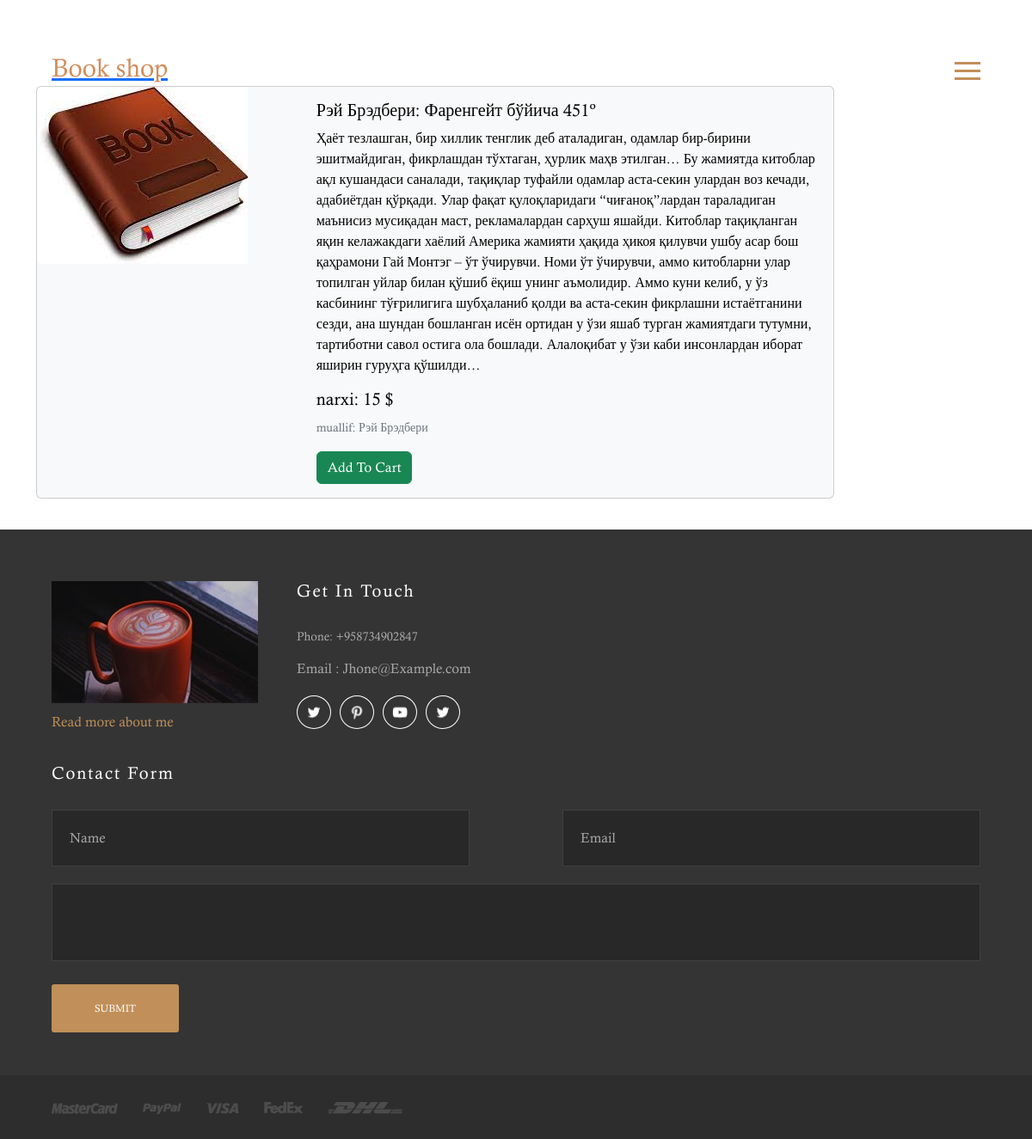
The app's page /add/5/ with its own data.
### book/models.py (models this page shows, shortened)
class Book(models.Model):
    book_name = models.CharField(max_length=200)
    about = models.CharField(max_length=10000)
    price = models.PositiveIntegerField()
    muallif = models.CharField(max_length=200)
    image = models.ImageField(upload_to='images/')

### book/views.py (the view)
# urls.py: path('add/<int:pk>/', AddProducts.as_view(), name='addproduct'),
class AddProducts(DetailView):
    model = Book
    template_name = "addproduct.html"

### templates/addproduct.html (shortened to what this page needs)
<!DOCTYPE html>
<html lang="en">
<head>
	<link rel="stylesheet" href="/static/css/style.css">
	<link rel="stylesheet" href="/static/css/slick.css">
<link href="https://cdn.jsdelivr.net/npm/bootstrap@5.2.0-beta1/dist/css/bootstrap.min.css" rel="stylesheet">
</head>
<body>
	<nav class="site-navigation">
		<div class="site-navigation-inner site-container" >
			<a href="/"><h1 style="color: rgb(210, 141, 92); font-size: 30px;">Book shop</h1></a>
			<div id="myBtn" class="burger-container" onclick="myFunction(this)">
				<div class="bar1"></div>
				<div class="bar2"></div>
				<div class="bar3"></div>
			</div>
		</div>
    </nav>
    <div  class="container align-items-center">
        <div class="card text-bg-light mb-3" style="max-width: 58rem;  top: 100px;">
            <div class="row g-0">
                <div class="col-md-4">
                    <img src="{{ object.image.url }}" class="img-fluid rounded-start" alt="...">
          </div>
          <div class="col-md-8">
            <div class="card-body">
                <h5 class="card-title">{{object.book_name}}</h5>
                <p class="card-text">{{object.about}}</p>
                <h5 class="card-title">narxi: {{object.price}} $</h5>
                <p class="card-text"><small class="text-muted">muallif: {{object.muallif}}</small></p>
                <a href="{% url 'addtocart' object.id %}" class="btn btn-success">Add To Cart</a>
            </div>
        </div>
    </div>
</div>
</div>
<br><br><br><br><br>
<footer class="site-footer">
    <div class="site-container">
        <div class="footer-inner">
            <div class="footer-info">
                <div class="footer-info__left">
                    <img src="/static/images/footer-img.jpg" alt="about me image">
                    <p>Read more about me</p>
                </div>
                <div class="footer-info__right">
                    <h5>Get In Touch</h5>
                    <p class="footer-phone">Phone: +958734902847</p>
                    <p>Email : Jhone@Example.com</p>
                    <div class="social-icons">
                        <a href="#" target="_blank"><img src="/static/images/social-twitter.png" alt="social icon"></a>
                        <a href="#" target="_blank"><img src="/static/images/social-pinterest.png" alt="social icon"></a>
                        <a href="#" target="_blank"><img src="/static/images/social-youtube.png" alt="social icon"></a>
                        <a href="#" target="_blank"><img src="/static/images/social-twitter.png" alt="social icon"></a>
                    </div>
                </div>
            </div>
            <div class="footer-contact-form">
                <h5>Contact Form</h5>
                <form class="contact-form">
                    <div class="contact-form__input">
                        <input type="text" name="name" placeholder="Name">
                        <input type="email" name="email" placeholder="Email">
                    </div>
                    <textarea></textarea>
                    <input type="submit" name="submit" value="Submit" class="submit-button">
                </form>
            </div>
        </div>
    </div>
    <div class="footer-bottom">
        <div class="site-container footer-bottom-inner">
            <div class="footer-bottom__img">
                <img src="/static/images/footer-mastercard.png" alt="footer image">
                <img src="/static/images/footer-paypal.png" alt="footer image">
                <img src="/static/images/footer-visa.png" alt="footer image">
                <img src="/static/images/footer-fedex.png" alt="footer image">
                <img src="/static/images/footer-dhl.png" alt="footer image">
            </div>
        </div>
    </div>
</footer>
</body>
</html>

### static/css/style.css (style rules this page uses)
* { margin: 0; padding: 0; font-family: "Calisto-MT"; }
.site-container { width: 1115px; margin: 0 auto; }
@media (max-width: 1250px) { .site-container { width: 90%; } }
.site-navigation { position: absolute; top: 4.6%; width: 100%; z-index: 2; }
.site-navigation-inner { display: flex; align-items: center; justify-content: space-between; }
.burger-container { cursor: pointer; z-index: 3; }
.bar1, .bar2, .bar3 { width: 30px; height: 3px; background-color: #c18f59; margin: 6px 0; transition: 0.4s; }
.social-icons a { position: relative; border: 1px solid white; border-radius: 50%; padding: 13px 23px; margin-right: 10px; transition: 0.3s ease; }
.social-icons img { position: absolute; left: 50%; top: 50%; transform: translate(-50%, -50%); }
.site-footer { padding-top: 120px; background-color: #343434; }
@media (max-width: 1250px) { .site-footer { padding-top: 60px; } }
.footer-inner { display: flex; justify-content: space-between; padding-bottom: 95px; }
.footer-inner h5 { margin-bottom: 30px; font-size: 20px; letter-spacing: 2px; color: #fff; }
@media (max-width: 1250px) { .footer-inner { padding-bottom: 50px; flex-direction: column; align-items: center; } }
.footer-info { width: 50%; display: flex; }
.footer-info .footer-info__left { margin-right: 45px; }
.footer-info .footer-info__left img { margin-bottom: 10px; }
.footer-info .footer-info__left p { color: #c18f59; }
.footer-info .footer-info__right p { margin-bottom: 15px; color: #aaa; }
.footer-info .footer-info__right .footer-phone { font-size: 14px; }
.footer-info .footer-info__right .social-icons { margin-top: 27px; }
.footer-info .footer-info__right .social-icons a { padding: 9px 19px; }
@media (max-width: 1250px) { .footer-info { width: 100%; margin-bottom: 20px; } }
.footer-contact-form { width: 50%; }
.footer-contact-form .contact-form__input { display: flex; justify-content: space-between; margin-bottom: 20px; }
.footer-contact-form .contact-form__input input { width: 40%; padding: 20px; border: 1px solid #404040; background-color: #282828; color: #c18f59; }
.footer-contact-form .contact-form__input input::placeholder { color: #aaa; }
@media (max-width: 1250px) { .footer-contact-form .contact-form__input input { width: 45%; } }
.footer-contact-form textarea { box-sizing: border-box; height: 90px; width: 100%; margin-bottom: 20px; padding: 20px; border: 1px solid #404040; background-color: #282828; resize: none; color: #c18f59; }
.footer-contact-form .submit-button { padding: 19px 50px; text-transform: uppercase; font-size: 12px; color: #fff; background-color: #c18f59; border: none; border-radius: 3px; cursor: pointer; transition: 0.3s ease; }
@media (max-width: 1250px) { .footer-contact-form { width: 100%; } }
.footer-bottom { padding: 25px 0; background-color: #2d2d2d; }
.footer-bottom-inner { display: flex; justify-content: space-between; }
.footer-bottom-inner .footer-bottom__img img { margin-right: 25px; }
.footer-bottom-inner .footer-bottom__img img:last-child { margin-right: 0; }

### records on screen
Book: image (picture), book_name "Рэй Брэдбери: Фаренгейт бўйича 451º", about "Ҳаёт тезлашган, бир хиллик тенглик деб аталадиган, одамлар бир-бирини эшитмайдиган, фикрлашдан тўхтаган, ҳурлик маҳв этилган… Бу жамиятда китоблар ақл кушандаси саналади, тақиқлар туфайли одамлар аста-секин улардан воз кечади, адабиётдан қўрқади. Улар фақат қулоқларидаги “чиғаноқ”лардан тараладиган маънисиз мусиқадан маст, рекламалардан сарҳуш яшайди. Китоблар тақиқланган яқин келажакдаги хаёлий Америка жамияти ҳақида ҳикоя қилувчи ушбу асар бош қаҳрамони Гай Монтэг – ўт ўчирувчи. Номи ўт ўчирувчи, аммо китобларни улар топилган уйлар билан қўшиб ёқиш унинг аъмолидир. Аммо куни келиб, у ўз касбининг тўғрилигига шубҳаланиб қолди ва аста-секин фикрлашни истаётганини сезди, ана шундан бошланган…", price "15", muallif "Рэй Брэдбери"
